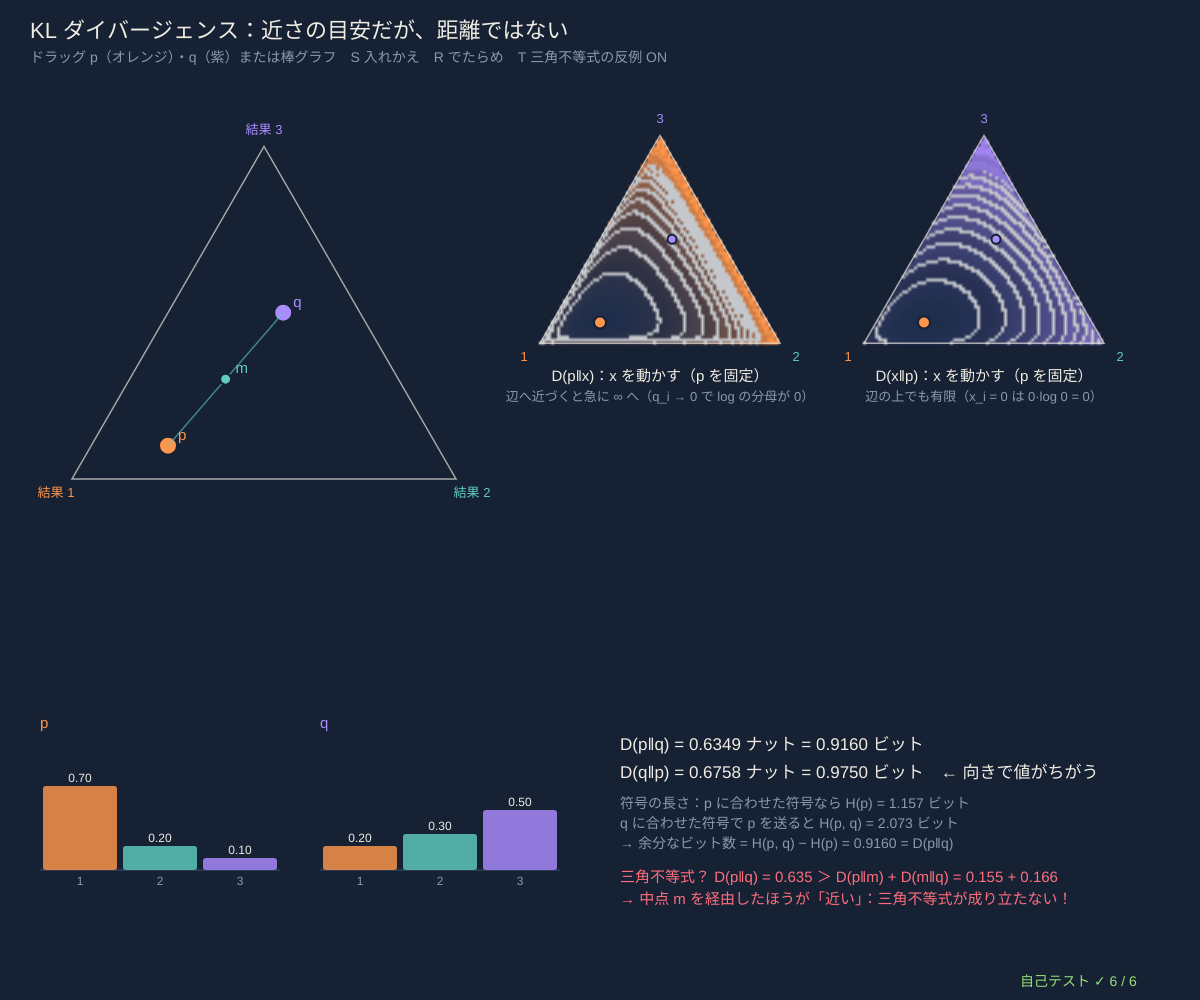
Frame 1 (no input)
Frame 60 (no input): identical to frame 1, image omitted
Frame 120 (the mouse pressed at the canvas centre since frame 60): identical to frame 1, image omitted

The p5.js sketch that drew this single still picture (run headless with seeded random() and noise() and a simulated clock; from frame 60 on, the mouse is pressed at the canvas centre):

// p5.js sketch
// ── sketch.js
// ============================================
// 01 KL ダイバージェンス ─ 2 つの分布の「近さ」 D(p‖q) = Σ p_i log(p_i / q_i)
// 本当は p なのに q だと思って符号（暗号表）を作ると、1 回あたり平均で D(p‖q) ビットだけ長くなる（交差エントロピー = H(p) + D）
// D(p‖q) ≥ 0 で、0 になるのは p = q のときだけ。でも D(p‖q) ≠ D(q‖p)（向きがある）、三角不等式も成り立たない → 距離ではない
// 左の三角形：p（オレンジ）と q（紫）をドラッグ / 棒グラフもドラッグできる / 右：p を固定したときの D(p‖·) と D(·‖p) の等高線
// T 三角不等式の反例（中点 m を経由）/ S p と q を入れかえ / R でたらめ
// ============================================

const LEVEL = 0.15;                      // ★ 等高線の間隔（ナット）
let pA = [0.7, 0.2, 0.1], qA = [0.2, 0.3, 0.5], fr, frL, frR, fieldL = null, fieldR = null, fieldKey = '', grab = null, showTri = true;

function setup() {
  createCanvas(windowWidth, windowHeight);
  selfTest(); layout();
}
function windowResized() { resizeCanvas(windowWidth, windowHeight); layout(); }
function layout() {
  let side = Math.min(width * 0.32, (height - 460) / 0.91);
  fr = simplexFrame(width * 0.22, 130 + side * 0.62, side);
  let s2 = Math.min(width * 0.2, height * 0.3);
  frL = simplexFrame(width * 0.55, 130 + s2 * 0.6, s2); frR = simplexFrame(width * 0.82, 130 + s2 * 0.6, s2);
  fieldKey = '';
}
function rebuildFields() {               // p が変わったときだけ等高線を作り直す（重いので）
  let fk = pA.map((v) => v.toFixed(3)).join(',') + width;
  if (fk === fieldKey) return;
  fieldKey = fk; freeField(fieldL); freeField(fieldR);
  fieldL = simplexField(frL, (x) => Math.min(divKL(pA, x), 3), { level: LEVEL, vmax: 2, cap: 1.5, c0: [30, 45, 75], c1: ORANGE, res: 3 });
  fieldR = simplexField(frR, (x) => Math.min(divKL(x, pA), 3), { level: LEVEL, vmax: 2, cap: 1.5, c0: [30, 45, 75], c1: VIOLET, res: 3 });
}

function draw() {
  background(...BG);
  hudTitle('KL ダイバージェンス：近さの目安だが、距離ではない', 'ドラッグ p（オレンジ）・q（紫）または棒グラフ　S 入れかえ　R でたらめ　T 三角不等式の反例 ' + (showTri ? 'ON' : 'OFF'));
  rebuildFields();
  drawSimplexFrame(fr); simplexDot(fr, pA, ORANGE, 18, 'p'); simplexDot(fr, qA, VIOLET, 18, 'q');
  let mid = mixM(pA, qA, 0.5), dpq = divKL(pA, qA), dqp = divKL(qA, pA), dpm = divKL(pA, mid), dmq = divKL(mid, qA);
  if (showTri) { simplexPath(fr, [pA, mid, qA], [...TEAL, 150], 1.5); simplexDot(fr, mid, TEAL, 11, 'm'); }
  // ---- 右上：等高線（形がちがう）
  drawField(fieldL); drawSimplexFrame(frL, ['1', '2', '3']); simplexDot(frL, pA, ORANGE, 12); simplexDot(frL, qA, VIOLET, 9);
  drawField(fieldR); drawSimplexFrame(frR, ['1', '2', '3']); simplexDot(frR, pA, ORANGE, 12); simplexDot(frR, qA, VIOLET, 9);
  noStroke(); fill(...INK); textSize(15); textAlign(CENTER, BASELINE);
  text('D(p‖x)：x を動かす（p を固定）', frL.cx, frL.v[0][1] + 38); text('D(x‖p)：x を動かす（p を固定）', frR.cx, frR.v[0][1] + 38);
  fill(...DIMC); textSize(13);
  text('辺へ近づくと急に ∞ へ（q_i → 0 で log の分母が 0）', frL.cx, frL.v[0][1] + 58); text('辺の上でも有限（x_i = 0 は 0·log 0 = 0）', frR.cx, frR.v[0][1] + 58);
  // ---- 下：棒グラフと数値
  let by = height - 250, bw = Math.min(260, width * 0.2);
  drawBars(pA, { x: 40, y: by, w: bw, h: 120 }); drawBars(qA, { x: 80 + bw, y: by, w: bw, h: 120 });
  noStroke(); fill(...ORANGE); textSize(15); textAlign(LEFT, BASELINE); text('p', 40, by - 22); fill(...VIOLET); text('q', 80 + bw, by - 22);
  let tx = 140 + 2 * bw; fill(...INK); textSize(17);
  text('D(p‖q) = ' + fmtN(dpq, 4) + ' ナット = ' + fmtN(bitsOf(dpq), 4) + ' ビット', tx, by);
  text('D(q‖p) = ' + fmtN(dqp, 4) + ' ナット = ' + fmtN(bitsOf(dqp), 4) + ' ビット　' + (Math.abs(dpq - dqp) > 1e-3 ? '← 向きで値がちがう' : ''), tx, by + 28);
  fill(...DIMC); textSize(14);
  text('符号の長さ：p に合わせた符号なら H(p) = ' + fmtN(bitsOf(entropyH(pA)), 3) + ' ビット', tx, by + 58);
  text('q に合わせた符号で p を送ると H(p, q) = ' + fmtN(bitsOf(crossH(pA, qA)), 3) + ' ビット', tx, by + 78);
  text('→ 余分なビット数 = H(p, q) − H(p) = ' + fmtN(bitsOf(crossH(pA, qA) - entropyH(pA)), 4) + ' = D(p‖q)', tx, by + 98);
  if (showTri) {
    let bad = dpq > dpm + dmq + 1e-12;
    fill(...(bad ? ROSE : TEAL)); textSize(15);
    text('三角不等式？ D(p‖q) = ' + fmtN(dpq, 3) + (bad ? ' ＞ ' : ' ≤ ') + 'D(p‖m) + D(m‖q) = ' + fmtN(dpm, 3) + ' + ' + fmtN(dmq, 3), tx, by + 132);
    text(bad ? '→ 中点 m を経由したほうが「近い」：三角不等式が成り立たない！' : '→ この組では成り立つ。p と q を遠ざけてみよう', tx, by + 154);
  }
  drawSelfTest(width - 180, height - 14);
}
function mousePressed() {
  grab = null;
  let [px, py] = baryToXY(fr, pA), [qx, qy] = baryToXY(fr, qA), bw = Math.min(260, width * 0.2), by = height - 250;
  if (dist(mouseX, mouseY, px, py) < 22) grab = 'p'; else if (dist(mouseX, mouseY, qx, qy) < 22) grab = 'q';
  else if (inRect(mouseX, mouseY, { x: 40, y: by - 30, w: bw, h: 170 })) grab = 'bp'; else if (inRect(mouseX, mouseY, { x: 80 + bw, y: by - 30, w: bw, h: 170 })) grab = 'bq';
  mouseDragged();
}
function mouseDragged() {
  let bw = Math.min(260, width * 0.2), by = height - 250;
  if (grab === 'p') pA = clampSimplex(xyToBary(fr, mouseX, mouseY));
  if (grab === 'q') qA = clampSimplex(xyToBary(fr, mouseX, mouseY));
  if (grab === 'bp') pA = barsDrag(pA, { x: 40, y: by, w: bw, h: 120 }, mouseX, mouseY, 0.002);
  if (grab === 'bq') qA = barsDrag(qA, { x: 80 + bw, y: by, w: bw, h: 120 }, mouseX, mouseY, 0.002);
}
function mouseReleased() { grab = null; }
function keyPressed() {
  if (key === 's' || key === 'S') [pA, qA] = [qA, pA];
  if (key === 'r' || key === 'R') { pA = rndDist(3, 0.01); qA = rndDist(3, 0.01); }
  if (key === 't' || key === 'T') showTri = !showTri;
  return false;
}

// ---- 自己テスト
function selfTest() {
  selfTestResults = [];
  seedRng(3); let okPos = true, okSelf = true, okGibbs = true;
  for (let k = 0; k < 500; k++) {
    let p = rndDist(3 + (k % 4)), q = rndDist(p.length);
    if (!(divKL(p, q) >= 0)) okPos = false;
    if (divKL(p, p) !== 0) okSelf = false;
    if (Math.abs(crossH(p, q) - entropyH(p) - divKL(p, q)) > 1e-12) okGibbs = false;
  }
  check('500 組のでたらめな分布で D(p‖q) ≥ 0、D(p‖p) = 0', okPos && okSelf);
  check('交差エントロピー H(p, q) = H(p) + D(p‖q)（符号の余分な長さ、誤差 1e-12）', okGibbs);
  let a = [0.9, 0.1], b = [0.5, 0.5];
  check('向きがある：p = (0.9, 0.1)、q = (0.5, 0.5) で D(p‖q) = ' + fmtN(divKL(a, b), 4) + ' ≠ D(q‖p) = ' + fmtN(divKL(b, a), 4), Math.abs(divKL(a, b) - (0.9 * Math.log(1.8) + 0.1 * Math.log(0.2))) < 1e-12 && Math.abs(divKL(a, b) - divKL(b, a)) > 0.05);
  let p2 = [0.9, 0.1], q2 = [0.1, 0.9], m2 = [0.5, 0.5];
  check('三角不等式の反例：D((0.9,0.1)‖(0.1,0.9)) = ' + fmtN(divKL(p2, q2), 3) + ' ＞ 中点経由 ' + fmtN(divKL(p2, m2) + divKL(m2, q2), 3), divKL(p2, q2) > divKL(p2, m2) + divKL(m2, q2) + 0.5);
  check('q_i = 0 で p_i > 0 なら D(p‖q) = ∞、p_i = 0 の項は 0（0·log 0 = 0）', divKL([0.5, 0.5], [1, 0]) === Infinity && Math.abs(divKL([1, 0], [0.5, 0.5]) - Math.log(2)) < 1e-15);
  let p3 = [0.5, 0.3, 0.2], e = 1e-4, dv = [1, -2, 1], q3 = p3.map((v, i) => v + e * dv[i]), fq = dv.reduce((s, d, i) => s + (d * d) / p3[i], 0);
  check('近くでは D(p‖p+dp) ≈ ½ Σ dp²/p（フィッシャー情報の 2 次の形、02 へ）相対誤差 ' + fmtN(Math.abs(divKL(p3, q3) / (0.5 * e * e * fq) - 1), 5), Math.abs(divKL(p3, q3) / (0.5 * e * e * fq) - 1) < 1e-3);
  reportSelfTest();
}

// ---------- やってみよう ----------
// 1. q を辺に近づけると D(p‖q) はどうなる？ D(q‖p) は？ 右の 2 つの等高線の形と比べよう
// 2. D(p‖q) = D(q‖p) になる p と q を探そう（たとえば左右対称な位置）
// 3. T の三角不等式：成り立たない組と成り立つ組の両方を探そう。どんな位置関係のとき破れる？
// 4. 天気予報の確率 q と本当の確率 p。外れの予報は何ビット損をする？ 棒グラフで試そう
// 5. 近い 2 点では D(p‖q) ≈ D(q‖p)。小さな差の 2 次の形がフィッシャー情報（02）

// ==================================================
// ここから下は「情報幾何の道具」（中身は読まなくても OK。消さないでね）
// ==================================================
// ---- 色と小さな道具（等高線地図の色）
const BG = [22, 33, 52];                // 背景（深いスレートブルー）
const INK = [240, 236, 226];            // 文字（紙の白）
const ORANGE = [255, 150, 75], VIOLET = [170, 140, 255], TEAL = [95, 205, 190], ROSE = [255, 110, 125], LIME = [150, 225, 120], SAND = [235, 210, 150];
const DIMC = [140, 152, 175], PANEL = [32, 46, 70], WIRE = [62, 80, 110];
const OUTC = [[255, 150, 75], [95, 205, 190], [170, 140, 255], [235, 210, 150], [255, 110, 125], [150, 225, 120], [120, 175, 255], [230, 140, 210]];   // 結果ごとの色
function clampv(v, a, b) { return v < a ? a : v > b ? b : v !== v ? a : v; }     // NaN なら a に戻す
function fmtN(v, d) { if (typeof v !== 'number' || v !== v) return '?'; if (!isFinite(v)) return v > 0 ? '∞' : '−∞'; return v.toFixed(d === undefined ? 2 : d); }
function fmtP(p, d) { return '(' + p.map((v) => fmtN(v, d === undefined ? 2 : d)).join(', ') + ')'; }
function hudTitle(t, sub) {              // 左上のタイトルと操作の説明
  noStroke(); fill(...INK); textSize(22); textAlign(LEFT, BASELINE); text(t, 30, 38);
  fill(...DIMC); textSize(14); textLeading(19); text(sub, 30, 62);
}
function inRect(x, y, r) { return x >= r.x && x <= r.x + r.w && y >= r.y && y <= r.y + r.h; }
function drawField(f) { if (f) image(f.img, f.x, f.y, f.w, f.h); }   // 等高線の地図（画像）を描く
function freeField(f) { if (f && f.img) f.img.remove(); }
// ---- 種つきの乱数（同じ種なら毎回同じ列 → 実験をくり返せる）
let rngState = 1;
function seedRng(s) { rngState = (s >>> 0) || 1; }
function rnd() {                       // 0〜1 の一様乱数（mulberry32）
  rngState = (rngState + 0x6d2b79f5) >>> 0;
  let t = rngState;
  t = Math.imul(t ^ (t >>> 15), t | 1);
  t ^= t + Math.imul(t ^ (t >>> 7), t | 61);
  return ((t ^ (t >>> 14)) >>> 0) / 4294967296;
}
function gaussRnd() { let u = 1 - rnd(), v = rnd(); return Math.sqrt(-2 * Math.log(u)) * Math.cos(2 * Math.PI * v); }   // 標準正規分布（ボックス-ミュラー法）
function rndDist(k, floor) {            // でたらめな確率分布（k 個、どれも floor 以上）
  let p = []; for (let i = 0; i < k; i++) p.push(-Math.log(1 - rnd()) + 1e-9);
  return mixFloor(normP(p), floor || 0);
}
function sampleIndex(p) { let u = rnd(), c = 0; for (let i = 0; i < p.length; i++) { c += p[i]; if (u < c) return i; } return p.length - 1; }
// ---- 情報の道具：確率分布 p = [p1, p2, ...]（合計 1）。log(0) は 0·log 0 = 0 として扱う
const TINY = 1e-300;
function normP(p) { let s = 0; for (let v of p) s += Math.max(0, v); if (!(s > 0)) return p.map(() => 1 / p.length); return p.map((v) => Math.max(0, v) / s); }
function mixFloor(p, f) { if (!f) return p; return normP(p.map((v) => Math.max(v, f))); }   // どの確率も f 以上に（0 を避ける）
function safeLog(v) { return Math.log(Math.max(v, TINY)); }
function entropyH(p) { let h = 0; for (let v of p) if (v > 0) h -= v * Math.log(v); return h; }           // エントロピー（ナット）
function divKL(p, q) {                  // KL ダイバージェンス D(p‖q)（ナット）。q が 0 で p > 0 なら ∞
  let d = 0;
  for (let i = 0; i < p.length; i++) { if (p[i] <= 0) continue; if (q[i] <= 0) return Infinity; d += p[i] * Math.log(p[i] / q[i]); }
  return Math.max(0, d);
}
function crossH(p, q) { let h = 0; for (let i = 0; i < p.length; i++) if (p[i] > 0) h -= p[i] * safeLog(q[i]); return h; }  // 交差エントロピー
function bhatta(p, q) { let s = 0; for (let i = 0; i < p.length; i++) s += Math.sqrt(Math.max(0, p[i] * q[i])); return Math.min(1, s); }
function fisherRao(p, q) { return 2 * Math.acos(clampv(bhatta(p, q), -1, 1)); }                          // フィッシャー-ラオ距離 = 球の大円の長さ
function hellingerSq(p, q) { let s = 0; for (let i = 0; i < p.length; i++) { let d = Math.sqrt(p[i]) - Math.sqrt(q[i]); s += d * d; } return s; }   // Σ(√p − √q)²
function tvDist(p, q) { let s = 0; for (let i = 0; i < p.length; i++) s += Math.abs(p[i] - q[i]); return s / 2; }
function alphaDiv(p, q, a) {            // α-ダイバージェンス（甘利の流儀）。α → −1 で D(p‖q)、α → +1 で D(q‖p)
  if (Math.abs(a + 1) < 1e-12) return divKL(p, q);
  if (Math.abs(a - 1) < 1e-12) return divKL(q, p);
  let s = 0, ea = (1 - a) / 2, eb = (1 + a) / 2;
  for (let i = 0; i < p.length; i++) s += Math.pow(Math.max(p[i], 0), ea) * Math.pow(Math.max(q[i], 0), eb);
  return Math.max(0, (4 / (1 - a * a)) * (1 - s));
}
function mixM(p, q, t) { return p.map((v, i) => (1 - t) * v + t * q[i]); }                       // m-測地線：確率をそのまま混ぜる
function mixE(p, q, t) { return normP(p.map((v, i) => Math.exp((1 - t) * safeLog(v) + t * safeLog(q[i])))); }   // e-測地線：対数で混ぜて正規化
function mixAlpha(p, q, t, a) {         // α-測地線：u^((1−α)/2) で混ぜて正規化（α = −1 は m、α = +1 は e）
  if (Math.abs(a - 1) < 1e-9) return mixE(p, q, t);
  let ex = (1 - a) / 2;
  return normP(p.map((v, i) => Math.pow((1 - t) * Math.pow(v, ex) + t * Math.pow(q[i], ex), 1 / ex)));
}
function bitsOf(nat) { return nat / Math.LN2; }
// ---- 確率の三角形（3 つの結果）：頂点 1 = 左下、2 = 右下、3 = 上。点 = 確率で重みをつけた頂点の平均（重心座標）
function simplexFrame(cx, cy, side) {
  let h = (side * Math.sqrt(3)) / 2;
  return { cx, cy, side, v: [[cx - side / 2, cy + h / 3], [cx + side / 2, cy + h / 3], [cx, cy - (2 * h) / 3]] };
}
function baryToXY(fr, p) { let x = 0, y = 0; for (let i = 0; i < 3; i++) { x += p[i] * fr.v[i][0]; y += p[i] * fr.v[i][1]; } return [x, y]; }
function xyToBary(fr, x, y) {           // 画面の点 → (p1, p2, p3)（三角形の外なら一番近い所へ寄せる）
  let [a, b, c] = fr.v, det = (b[1] - c[1]) * (a[0] - c[0]) + (c[0] - b[0]) * (a[1] - c[1]);
  let l1 = ((b[1] - c[1]) * (x - c[0]) + (c[0] - b[0]) * (y - c[1])) / det;
  let l2 = ((c[1] - a[1]) * (x - c[0]) + (a[0] - c[0]) * (y - c[1])) / det;
  return [l1, l2, 1 - l1 - l2];
}
function clampSimplex(p, f) { return mixFloor(normP(p), f === undefined ? 0.002 : f); }
function drawSimplexFrame(fr, names) {  // 三角形のふちと頂点の名前
  noFill(); stroke(...INK, 170); strokeWeight(1.5);
  triangle(fr.v[0][0], fr.v[0][1], fr.v[1][0], fr.v[1][1], fr.v[2][0], fr.v[2][1]);
  noStroke(); textSize(13); textAlign(CENTER, CENTER);
  let off = [[-16, 14], [16, 14], [0, -16]];
  for (let i = 0; i < 3; i++) { fill(...OUTC[i]); text(names ? names[i] : '結果 ' + (i + 1), fr.v[i][0] + off[i][0], fr.v[i][1] + off[i][1]); }
}
function simplexPath(fr, ps, col, w) {  // 分布の列を三角形の上の折れ線に（空なら何もしない）
  if (!ps || ps.length < 2) return;
  noFill(); stroke(...col); strokeWeight(w || 2.5); beginShape();
  for (let p of ps) { let [x, y] = baryToXY(fr, p); vertex(x, y); }
  endShape(); noStroke();
}
function simplexDot(fr, p, col, r, name) {
  let [x, y] = baryToXY(fr, p);
  stroke(...BG); strokeWeight(2); fill(...col); circle(x, y, r || 14);
  if (name) { noStroke(); fill(...col); textSize(15); textAlign(LEFT, CENTER); text(name, x + 10, y - 10); }
}
// ★ 等高線の地図：三角形の中の各点で fn(p) を計算し、levels の間隔で色の帯と線を描いた画像を作る（半分の解像度）
function simplexField(fr, fn, opt) {
  opt = opt || {};
  let pad = 4, x0 = Math.min(fr.v[0][0], fr.v[2][0]) - pad, y0 = fr.v[2][1] - pad, w = fr.side + 2 * pad, h = fr.v[0][1] - fr.v[2][1] + 2 * pad;
  let res = opt.res || 2, gw = Math.ceil(w / res), gh = Math.ceil(h / res);
  let g = createGraphics(gw, gh); g.pixelDensity(1); g.loadPixels();
  let vals = new Float64Array(gw * gh).fill(NaN), lv = opt.level || 0.1, vmax = opt.vmax || 1, c0 = opt.c0 || [40, 60, 95], c1 = opt.c1 || ORANGE;
  for (let j = 0; j < gh; j++) for (let i = 0; i < gw; i++) {
    let b = xyToBary(fr, x0 + (i + 0.5) * res, y0 + (j + 0.5) * res);
    if (b[0] < 0 || b[1] < 0 || b[2] < 0) continue;
    vals[j * gw + i] = fn(b.map((v) => Math.max(v, 1e-12)));
  }
  for (let j = 0; j < gh; j++) for (let i = 0; i < gw; i++) {
    let k = j * gw + i, v = vals[k], o = 4 * k;
    if (v !== v) { g.pixels[o + 3] = 0; continue; }
    let band = Math.floor(Math.min(v, vmax * 4) / lv), t = clampv(v / vmax, 0, 1), sh = band % 2 ? 0.9 : 1;
    let edge = false, cap = opt.cap || Infinity;   // cap より大きい所には線を描かない（線が混みすぎるので）
    if (v < cap && i + 1 < gw && vals[k + 1] === vals[k + 1] && Math.floor(Math.min(vals[k + 1], vmax * 4) / lv) !== band) edge = true;
    if (v < cap && j + 1 < gh && vals[k + gw] === vals[k + gw] && Math.floor(Math.min(vals[k + gw], vmax * 4) / lv) !== band) edge = true;
    for (let c = 0; c < 3; c++) g.pixels[o + c] = edge ? 245 : (c0[c] + (c1[c] - c0[c]) * t) * sh;
    g.pixels[o + 3] = edge ? 200 : 255;
  }
  g.updatePixels();
  return { img: g, x: x0, y: y0, w: gw * res, h: gh * res };
}
// ---- 棒グラフ（ドラッグで高さを変えられる）
function drawBars(p, r, opt) {          // r = {x, y, w, h}、opt = {cols, names, vmax, ghost（重ねて描く別の分布）}
  opt = opt || {};
  let k = p.length, bw = r.w / k, vmax = opt.vmax || 1;
  stroke(...WIRE); strokeWeight(1); line(r.x, r.y + r.h, r.x + r.w, r.y + r.h);
  for (let i = 0; i < k; i++) {
    let hh = (clampv(p[i], 0, vmax) / vmax) * r.h, col = (opt.cols || OUTC)[i % 8];
    noStroke(); fill(...col, 210); rect(r.x + i * bw + 3, r.y + r.h - hh, bw - 6, hh, 3);
    if (opt.ghost) { let gh = (clampv(opt.ghost[i], 0, vmax) / vmax) * r.h; noFill(); stroke(...INK); strokeWeight(1.5); rect(r.x + i * bw + 3, r.y + r.h - gh, bw - 6, gh, 3); }
    noStroke(); fill(...INK); textSize(12); textAlign(CENTER, BASELINE);
    if (bw >= 30) text(fmtN(p[i], 2), r.x + (i + 0.5) * bw, r.y + r.h - hh - 4);   // 細い棒では数字を省く
    fill(...DIMC); text(opt.names ? opt.names[i] : String(i + 1), r.x + (i + 0.5) * bw, r.y + r.h + 15);
  }
}
function barsDrag(p, r, mx, my, floor) {  // 棒をドラッグ：i 番目の高さを変えて、残りを比例で縮める（合計 1 のまま）
  let k = p.length, i = Math.floor((mx - r.x) / (r.w / k));
  if (i < 0 || i >= k || my < r.y - 30 || my > r.y + r.h + 20) return p;
  let v = clampv((r.y + r.h - my) / r.h, floor || 0.001, 1 - (floor || 0.001) * (k - 1)), rest = 1 - p[i], q = p.slice();
  for (let j = 0; j < k; j++) q[j] = j === i ? v : rest > 1e-9 ? (p[j] / rest) * (1 - v) : (1 - v) / (k - 1);
  return mixFloor(q, floor || 0.001);
}
// ---- 自己テストの道具
let selfTestResults = [];
function check(name, cond) { selfTestResults.push({ name, ok: !!cond }); }
function reportSelfTest() { for (let r of selfTestResults) (r.ok ? console.log : console.error)((r.ok ? '✓ ' : '✗ ') + r.name); }
function selfTestOk() { return selfTestResults.every((r) => r.ok); }
function selfTestLine() { let n = selfTestResults.filter((r) => r.ok).length; return '自己テスト ' + (n === selfTestResults.length ? '✓ ' : '✗ ') + n + ' / ' + selfTestResults.length; }
function drawSelfTest(x, y) { noStroke(); fill(...(selfTestOk() ? LIME : ROSE)); textSize(14); textAlign(LEFT, BASELINE); text(selfTestLine(), x, y); }
